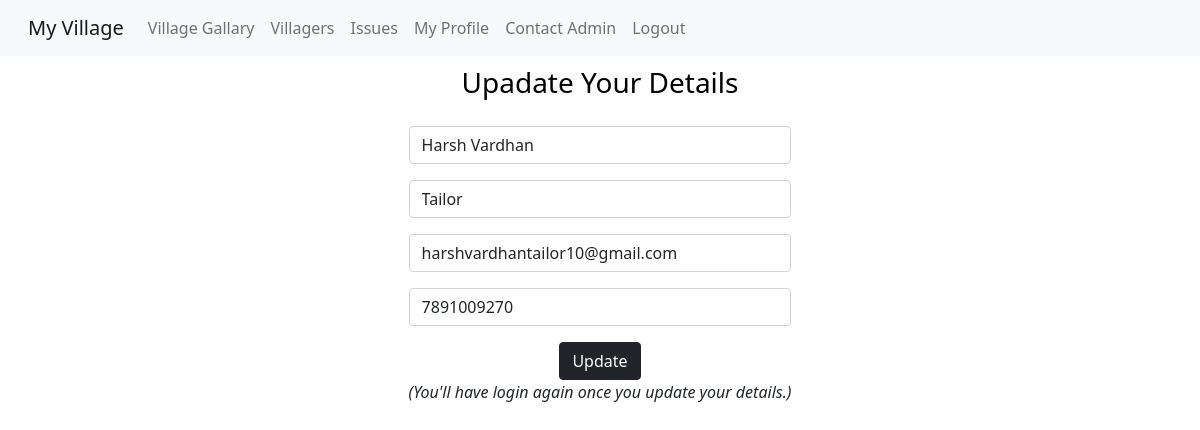
Screenshot of /update_details (signed in) with the database file from the repository.
### app.py (models this page shows, shortened)
class User(db.Model):
    id_no = db.Column(db.Integer, primary_key=True)
    firstName = db.Column(db.String(50),nullable=False)
    lastName = db.Column(db.String(50))
    email = db.Column(db.String(50),nullable=False)
    password = db.Column(db.String(100),nullable=False)
    mobile = db.Column(db.String(20),nullable=False)
    id_proof = db.Column(db.String(200),nullable=False)
    village_id = db.Column(db.Integer, default = -1)

### app.py (the view, shortened to what this page needs)
@app.route('/update_details',methods=['GET','POST'])
def update_details():
    userdetails = User.query.filter_by(email = session['user']['email']).first()
    if request.method == 'GET':
        return render_template('update_details.html', userdetails = userdetails)

### templates/update_details.html
{% extends 'base.html' %}
{% block body %}
    {% if userdetails %}
    <h3>Upadate Your Details</h3>
    <div class="container d-flex justify-content-center my-3">
        <form action="/update_details" method="POST" enctype="multipart/form-data">
            <div class="mb-3">
                <input type="text" class="form-control" id="firstname" name="firstname" value="{{userdetails.firstName}}" required>
            </div>
            <div class="mb-3">
                <input type="text" class="form-control" id="lasttname" name="lastname" value="{{userdetails.lastName}}">
            </div>
            <div class="mb-3">
              <input type="email" class="form-control" id="email" name="email" value="{{userdetails.email}}" required>
            </div>
            <div class="mb-3">
                <input type="text" class="form-control" id="mobile" name="mobile" value="{{userdetails.mobile}}" required>
            </div>
            <div class="d-flex justify-content-center">
                <button type="submit" class="btn btn-dark">Update</button>
            </div>
            <div class="d-flex justify-content-center">
                <i>(You'll have login again once you update your details.)</i>
            </div>
          </form>
    </div>
    {% else %}
        <h3>Some error occured procession your details</h3>
    {% endif %}
{% endblock body %}

### static/base.css (style rules this page uses)
h3 { text-align: center; color: black; padding: 10px; }

### rows the page displays
User: firstname "Harsh Vardhan", lastname "Tailor", email "harshvardhantailor10@gmail.com", mobile "7891009270"
